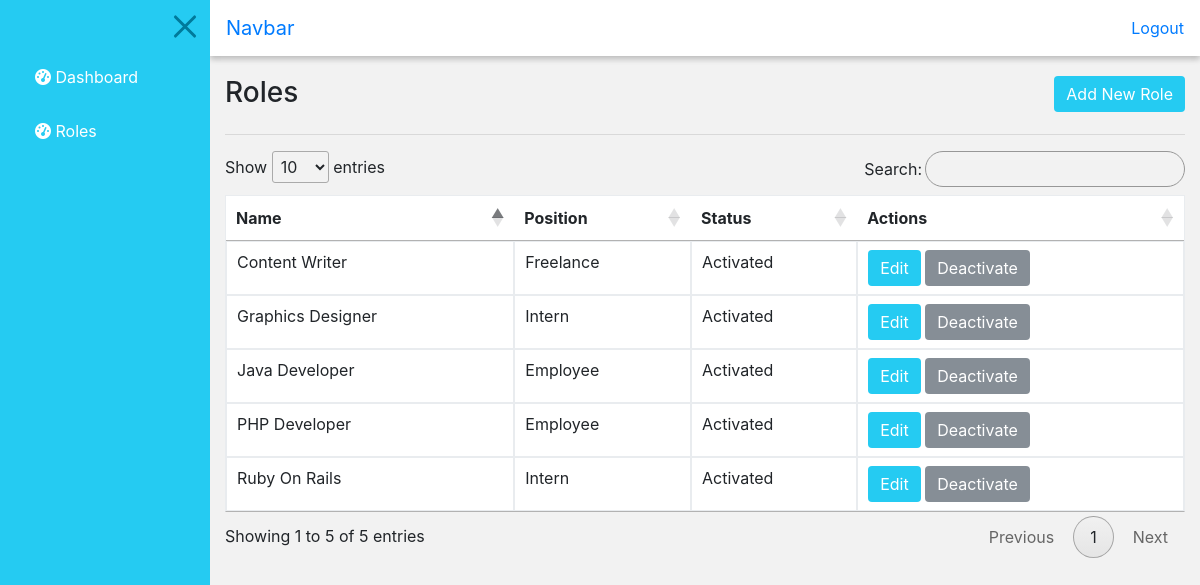
/index.php/roles, run on the app's committed database.
### tables this page shows
CREATE TABLE `role` (
  `role_id` int(11) NOT NULL,
  `name` varchar(100) DEFAULT NULL,
  `pos_id` varchar(50) NOT NULL,
  `status` int(11) NOT NULL,
  `created_at` timestamp NOT NULL DEFAULT CURRENT_TIMESTAMP,
  `updated_at` timestamp NOT NULL DEFAULT CURRENT_TIMESTAMP ON UPDATE CURRENT_TIMESTAMP
);

CREATE TABLE `position` (
  `id` int(11) NOT NULL,
  `name` varchar(50) NOT NULL
);

### application/controllers/Roles.php (called while the page is built, shortened)
<?php
class Roles extends CI_Controller {
    public function index(){
    $this->load->model('Resume_model');
      $data['roles'] = $this->Resume_model->get_role_position();
      $data['title'] = "Astrid Technologies | Roles";
      $this->load->view('include/header',$data);
      $this->load->view('include/sidebar');
      $this->load->view('role/index', $data);
      $this->load->view('include/footer');
    }
  }

### index.php (called while the page is built, shortened)
<?php
require_once BASEPATH.'core/CodeIgniter.php';

### application/models/Resume_model.php (called while the page is built, shortened)
<?php
class Resume_model extends CI_Model {
  public function get_role_position(){
    $this->db->select('role.role_id,role.name,position.name as pos_name,role.status,position.id as pos_id');
    $this->db->from('role');
    $this->db->join('position', 'role.pos_id = position.id','inner');
    $query = $this->db->get();
    return $query->result();
  }
}

### application/views/role/index.php (the view, shortened to what this page needs)
<div class="container-fluid" id="record-table">
<button class="btn custom-button float-right" id="btn-add" data-toggle="modal"data-target="#roleModal">Add New Role</button>
  <h3 class="title">Roles</h3>
  <hr>
    <table class="table table-bordered table-responsive-xl" id="table-role">
      <thead>
        <tr>
          <th>Name</th>
          <th>Position</th>
          <th>Status</th>
          <th>Actions</th>
        </tr>
      </thead>
      <tbody id="tbody-role">
        <?php foreach ($roles as $role) : ?>
        <tr data-role="role_id" class="<?=$role->role_id?>">
          <td data-role="role_name"><?= $role->name?></td>
          <td data-role="position_name"><?=$role->pos_name?></td>
          <td data-role="role_status"><?=$role->status==1?"Activated":"Deactivated"?></td>
        <td>
            <button class="btn custom-button" id="btn-update"data-id="<?= $role->role_id;?>"data-value="<?=$role->pos_id;?>" data-toggle="modal"data-target="#roleModal">Edit</button>
            <button class="btn btn-secondary" data-value="<?=$role->pos_id;?>" data-id="<?= $role->role_id;?>"data-function="" id="btn-status">Deactivate</button>
          </td>
        </tr>
        <?php endforeach; ?>
      </tbody>
    </table>
</div>

### assets/css/style.css (style rules this page uses)
html, body { width: 100%; }
body { background-color: #f2f2f2; }
.btn { border: none; }
.custom-button { background-color: #25CBF2; border: none; color: #ffffff; }
.title { display: inline-block; }
.table { background: #ffffff; }
.table thead tr th { border: none; }

### data on the page
role: name "Java Developer", position.name "Employee", status "Activated"
role: name "PHP Developer", position.name "Employee", status "Activated"
role: name "Graphics Designer", position.name "Intern", status "Activated"
role: name "Content Writer", position.name "Freelance", status "Activated"
role: name "Ruby On Rails", position.name "Intern", status "Activated"
